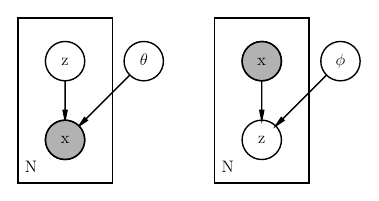

This chart was generated by the following Python code:
import daft
from matplotlib import rc

rc("font", family="serif", size=12)
rc("text", usetex=True)


pgm = daft.PGM()
pgm.add_node("z", r"z", 3, 3, aspect=1)
pgm.add_node("x", r"x", 3, 2, aspect=1, observed=True)
pgm.add_node("phi", r"$\theta$",4,3 )
pgm.add_edge("z", "x")
pgm.add_edge("phi", "x")
# x start y start x len y llen
pgm.add_plate([3-0.6, 1.45, 1.2, 2.1], label="N")
pgm.add_node("z2", r"z", 3+2.5, 2, aspect=1)
pgm.add_node("x2", r"x", 3+2.5, 3, aspect=1, observed=True)
pgm.add_node("theta", r"$\phi$", 3+3.5, 3, aspect=1)

pgm.add_edge("x2", "z2")
pgm.add_edge("theta", "z2")
# x start y start x len y llen
pgm.add_plate([3-0.6+2.5, 1.45, 1.2, 2.1], label="N")

pgm.render()
pgm.savefig("vae.pdf")
pgm.savefig("vae.png", dpi=150)
